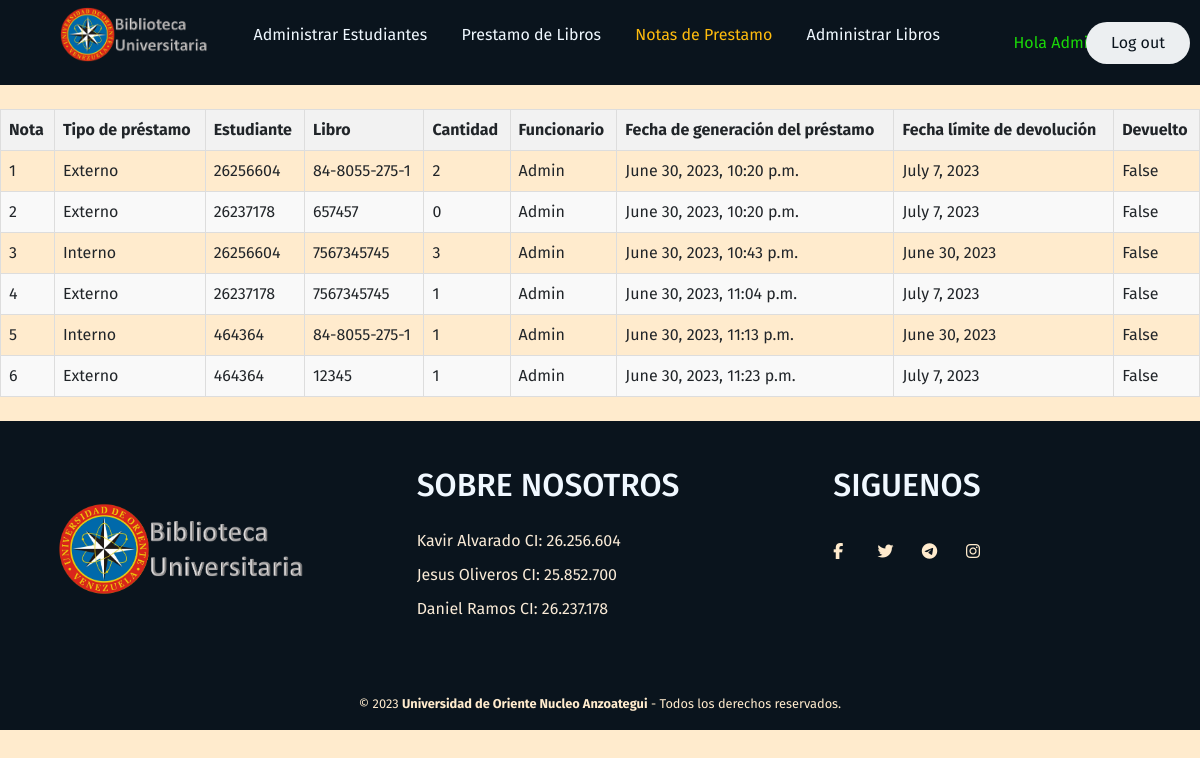
Before: /notasprestamo/ (signed in) with the older database file.
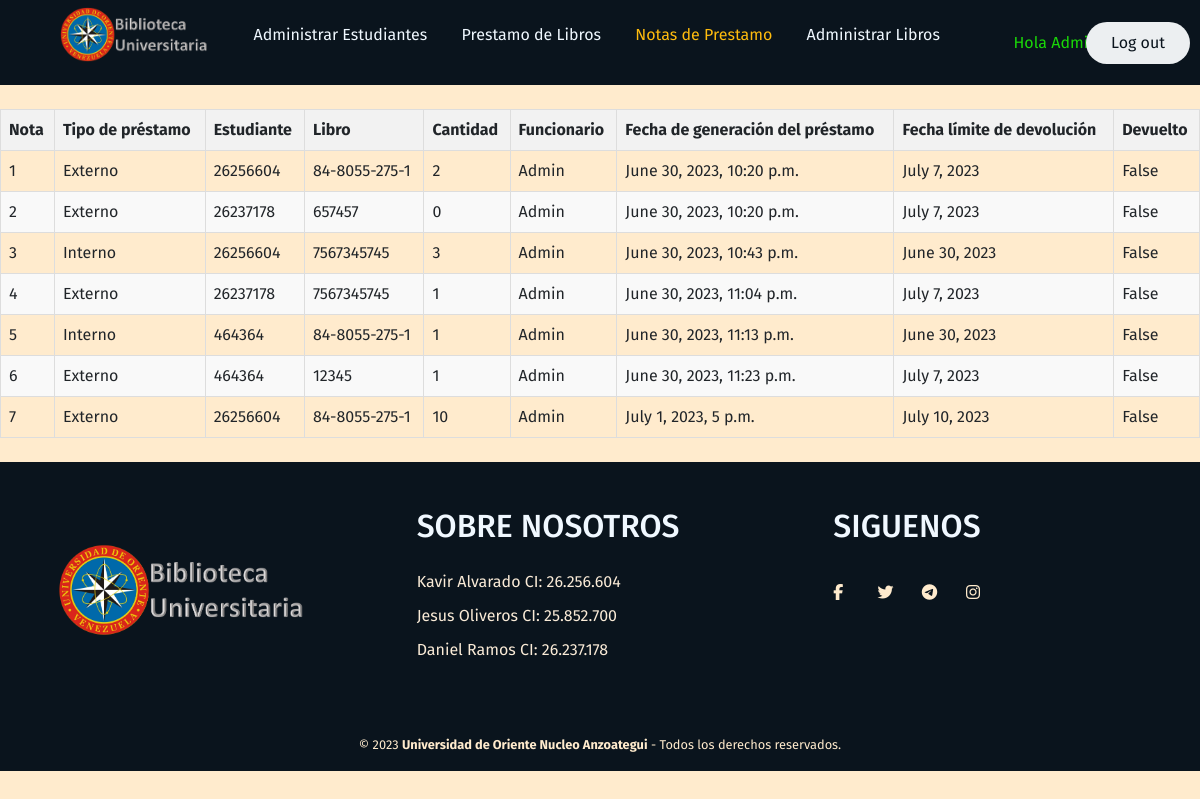
After: the same page with the newer database file.
### GenerarPrestamo/models.py (models this page shows, shortened)
class Prestamo(models.Model):
    id = models.AutoField(primary_key=True, verbose_name="Nota de Prestamo")
    estudiante=models.ForeignKey(Estudiante, on_delete=models.CASCADE, verbose_name="Estudiante")
    libro=models.ForeignKey(Libro, on_delete=models.CASCADE, verbose_name="Libro")
    tipo = models.CharField(max_length=7, choices=TIPO_CHOICES, verbose_name="Tipo de Prestamo")
    cantidad = models.PositiveIntegerField(validators=[MinValueValidator(1)],verbose_name="Cantidad del libro")
    limite=models.DateField(editable=False, verbose_name="Fecha límite de Devolución")
    fecha=models.DateTimeField(auto_now_add=True)
    funcionario = models.ForeignKey(User, on_delete=models.SET_NULL, null=True, editable=False)
    devuelto = models.BooleanField(default=False, editable=False, verbose_name="Devuetlo")
    class Meta:
        verbose_name='prestamo'
        verbose_name_plural='prestamos'

### AdministrarEstudiantes/models.py (models this page shows)
class Estudiante(models.Model):# Creación de la tabla con el nombre Estudiante
    id = models.CharField(primary_key=True, max_length=20, verbose_name="CI del Estudiante")
    nombre=models.CharField(max_length=20, verbose_name="Nombre del Estudiante")
    email=models.EmailField(max_length=50, verbose_name="Correo Electrónico")
    direccion=models.CharField(max_length=50, verbose_name="Dirección del Estudiante")
    tfno=models.CharField(max_length=20, verbose_name="Número Telefónico")
    fecha=models.DateTimeField(auto_now_add=True, verbose_name="Fecha del Registro")# En este campo, con el auto_now_add se permitirá que la información del tiempo se genere automáticamente, por lo tanto no contará para el formulario al momento de agregar un estudiante
    def __str__(self):
        return self.id
    class Meta:
        verbose_name='estudiante'
        verbose_name_plural='estudiantes'

### AdministrarLibros/models.py (models this page shows)
class Libro(models.Model):# Tabla con el nombre Libro
    nombre=models.CharField(max_length=50, verbose_name="Nombre del Libro")
    id=models.CharField(max_length=30, verbose_name="Cota del Libro", primary_key=True)
    autor=models.CharField(max_length=50, verbose_name="Autor del libro")
    tipo=models.CharField(max_length=15, verbose_name="Autor del libro")
    cantidadint=models.PositiveIntegerField(validators=[MinValueValidator(1)], verbose_name="Copias Internas")
    cantidadext=models.PositiveIntegerField(validators=[MinValueValidator(1)], verbose_name="Copias Externas")
    categoria=models.CharField(max_length=20, verbose_name="Categoria del Libro")
    fecha=models.DateTimeField(auto_now_add=True, verbose_name="Fecha del Ingreso")
    def __str__(self):
        return self.id
    class Meta:
        verbose_name='libro'
        verbose_name_plural='libros'

### NotasPrestamo/views.py (the view)
# urls.py: path('',views.notas_prestamo, name="NotasPrestamo"),
def notas_prestamo(request):
    notas=Prestamo.objects.all()
    return render(request, "notasprestamo/notasprestamo.html", {'notas':notas})

### NotasPrestamo/templates/notasprestamo/notasprestamo.html (shortened to what this page needs)
{% extends "base/base.html" %}
{% load static %}
{% block content %}
    <link href="{% static 'Biblioteca/bootstrap.min.css' %}" rel="stylesheet">
    <link rel="stylesheet" href="{% static 'Biblioteca/css/StylesBase.css' %}">
    <head>
        <link rel="stylesheet" href="{% static 'Biblioteca/css/StylesTable.css' %}">
    </head>
    {% if user.is_authenticated %}
        <table style="margin: auto;">
            <thead>
                <tr>
                    <th>Nota</th>
                    <th>Tipo de préstamo</th>
                    <th>Estudiante</th>
                    <th>Libro</th>
                    <th>Cantidad</th>
                    <th>Funcionario</th>
                    <th>Fecha de generación del préstamo</th>
                    <th>Fecha límite de devolución</th>
                    <th>Devuelto</th>
                </tr>
            </thead>
            <tbody>
                {% for nota in notas %}
                    <tr>
                        <td>{{nota.id}}</td>
                        <td>{{nota.tipo}}</td>
                        <td>{{nota.estudiante}}</td>
                        <td>{{nota.libro}}</td>
                        <td>{{nota.cantidad}}</td>
                        <td>{{nota.funcionario}}</td>
                        <td>{{nota.fecha}}</td>
                        <td>{{nota.limite}}</td>
                        <td>{{nota.devuelto}}</td>
                    </tr>
                {% endfor %}
            </tbody>
        </table>
    {% else %}
        <h3 style="text-align: center">Perdone pero debe logearse</h3>
    {% endif %}
{% endblock %}

Changed rows visible on the page:
added Prestamo: id "7", tipo "Externo", estudiante "26256604", libro "84-8055-275-1", cantidad "10", funcionario "Admin", fecha "July 1, 2023, 5 p.m.", limite "July 10, 2023", devuelto "False"
